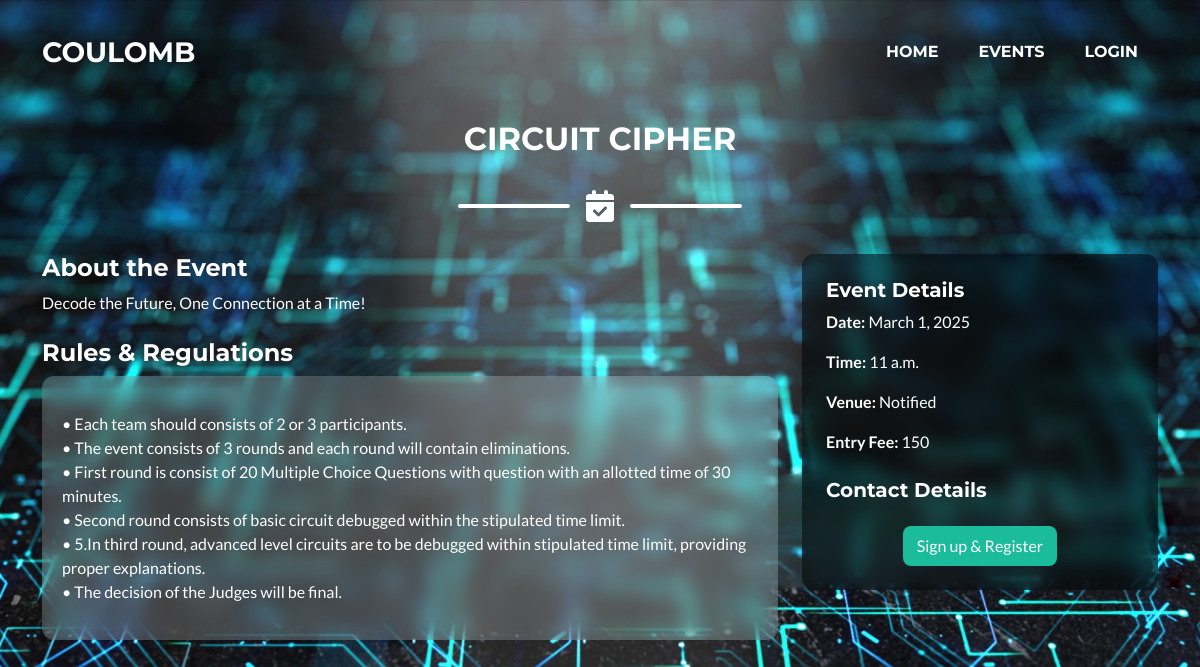
/event_detail/4/, run on an earlier commit of the app's database.
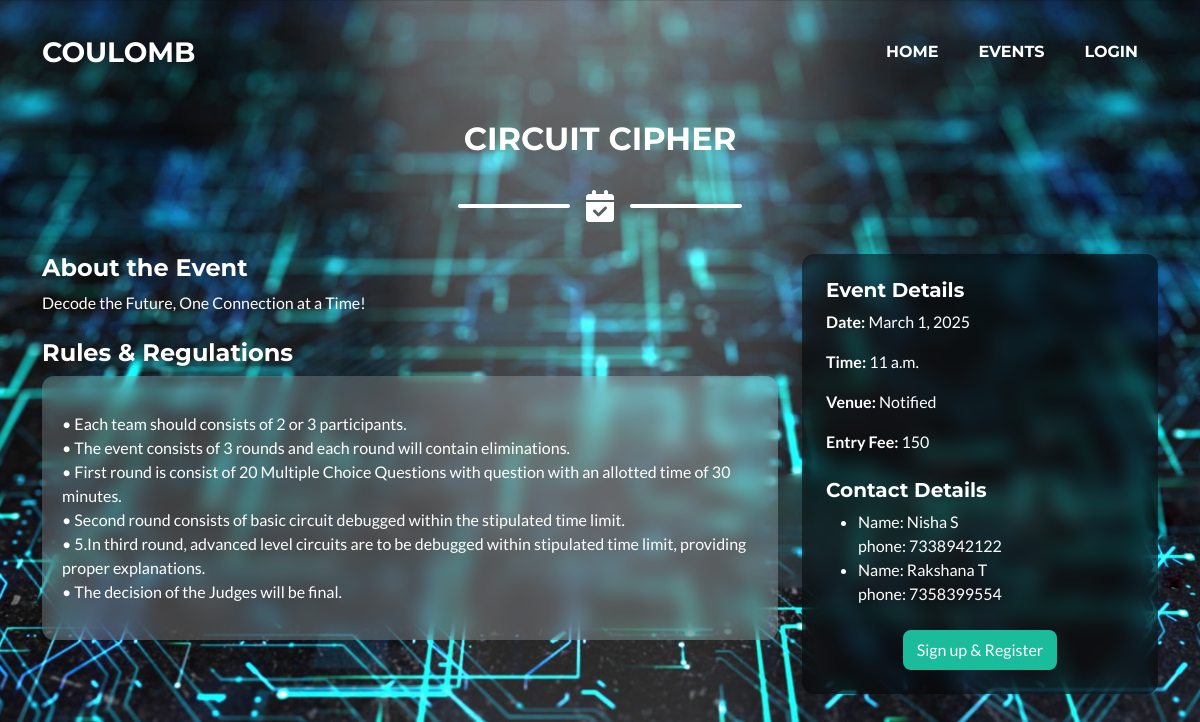
And on a later commit of the database.
### event_registration/models.py (models this page shows, shortened)
class event(models.Model):
    name = models.CharField(max_length=100)
    description = models.TextField(null=True,blank=True)
    date = models.DateField()
    time = models.TimeField(null=True,blank=True)
    rules_and_regulations = models.TextField(null=True,blank=True)
    venue = models.CharField(max_length=100,null=True,blank=True)
    image = models.ImageField(upload_to='event_registration/images',null=True,blank=True)
    participants = models.ManyToManyField(Participant,related_name='events',blank=True)
    team_size = models.IntegerField(null=True,blank=True)

class organizer(models.Model):
    name = models.CharField(max_length=100)
    phone = models.CharField(max_length=10,null=True,blank=True)
    event = models.ForeignKey(event,on_delete=models.CASCADE,related_name='organizers')

### event_registration/views.py (the view)
# urls.py: path('event_detail/<int:id>/',views.event_detail,name='event_detail'),
def event_detail(request,id):
    event_detail = event.objects.get(id=id)
    registered = False
    if request.user.is_authenticated:
        profile = Participant.objects.get(user=request.user)
        if profile in event_detail.participants.all():
            registered = True
    organizer = event_detail.organizers.all()
    context = {'event':event_detail,
               'registered':registered,
               'organizers':organizer}
    return render(request,'event.html',context)

### event_registration/templates/event.html (shortened to what this page needs)
{% extends 'layout.html' %}
{% load static %}
{% load socialaccount %}
{% block content %}
<br><br><br>
<section class="page-section bg-light py-5" id="event-details">
    <div class="container">
        <h2 class="text-center text-uppercase text-secondary mb-4">{{ event.name }}</h2>
        <div class="divider-custom">
            <div class="divider-custom-line"></div>
            <div class="divider-custom-icon"><i class="fas fa-calendar-check"></i></div>
            <div class="divider-custom-line"></div>
        </div>
        <div class="row">
            <div class="col-md-8">
                <h4 class="text-primary">About the Event</h4>
                <p class="text-primary">{{ event.description }}</p>
                <h4 class="text-primary mt-4">Rules & Regulations</h4>
                <div class="glassy-box">
                    <p>{{ event.rules_and_regulations|linebreaks }}</p>
                </div>
            </div>
            <div class="col-md-4">
                <div class="event-info-box p-4 black-glassy-box">
                    <h5 class="text-secondary">Event Details</h5>
                    <p><strong>Date:</strong> {{ event.date }}</p>
                    <p><strong>Time:</strong> {{ event.time }}</p>
                    <p><strong>Venue:</strong> Notified</p>
                    <p><strong>Entry Fee:</strong> 150</p>
                    <h5 class="text-secondary mt-4">Contact Details</h5>
                    <ul>
                        {% for organizer in organizers %}
                            <li>Name: {{ organizer.name }} </li>
                            phone: {{ organizer.phone }} <br>
                        {% endfor %}
                    </ul>
                    <div class="text-center mt-4">
                        {% if user.is_authenticated and not registered %}
                            <button class="btn btn-primary" id="openRegisterModal" data-bs-toggle="modal" data-bs-target="#registerModal">
                                Register
                            </button>
                        {% elif not user.is_authenticated %}
                            <a href="{% url 'register'%}" class="btn btn-primary">
                                Sign up & Register
                            </a>
                        {% else %}
                            <p class="text-success mt-2">You are already registered for this event.</p>
                        {% endif %}
                    </div>
                </div>
            </div>
        </div>
    </div>
</section>
{% endblock %}

### event_registration/templates/layout.html (shortened to what this page needs)
{% load static %}
{% load socialaccount %}
<!DOCTYPE html>
<html lang="en">
    <head>
        <link href="{% static 'css/styles.css' %}" rel="stylesheet" />
    </head>
    <body id="page-top" class="body-container">
        <nav class="navbar navbar-expand-lg bg-secondary text-uppercase fixed-top" id="mainNav">
            <div class="container">
                <a class="navbar-brand" href="#page-top">Coulomb</a>
                <div class="collapse navbar-collapse" id="navbarResponsive">
                    <ul class="navbar-nav ms-auto">
                        <li class="nav-item mx-0 mx-lg-1"><a class="nav-link py-3 px-0 px-lg-3 rounded" href="{% url 'home' %}">Home</a></li>
                        <li class="nav-item mx-0 mx-lg-1"><a class="nav-link py-3 px-0 px-lg-3 rounded" href="{% url 'events' %}">Events</a></li>
                        {% if user.is_authenticated %}
                            <li class="nav-item mx-0 mx-lg-1"><a class="nav-link py-3 px-0 px-lg-3 rounded" href="{% url 'profile' %}">Profile</a></li>
                            <li class="nav-item mx-0 mx-lg-1"><a class="nav-link py-3 px-0 px-lg-3 rounded" href="{% provider_login_url 'google' %}?next=/accounts/logout/">Logout</a></li>
                        {% else %}
                            <li class="nav-item mx-0 mx-lg-1"><a class="nav-link py-3 px-0 px-lg-3 rounded" href="{% url 'register' %}">Login</a></li>
                        {% endif %}
                    </ul>
                </div>
            </div>
        </nav>
        <main>
            {% block content %}{% endblock %}
        </main>
    </body>
</html>

### event_registration/templates/layout.html (style rules this page uses)
.navbar { transition: background-color 0.3s ease-in-out; }

### event_registration/templates/event.html (style rules this page uses)
.glassy-box { background: rgba(255, 255, 255, 0.2); backdrop-filter: blur(10px); border-radius: 12px; padding: 20px; color: white; }
.black-glassy-box { background: rgba(0, 0, 0, 0.5); backdrop-filter: blur(10px); border-radius: 12px; padding: 20px; color: white; }

What changed in the data, as far as the page shows it:
added organizer: name "Nisha S", phone "7338942122"
added organizer: name "Rakshana T", phone "7358399554"
